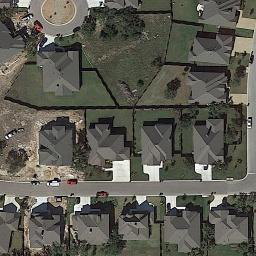
#> input picture agent/2.png, 256 x 256 px
$ python a.py
#> lines starting #> are read from the running program, lines starting #| are printed output that depends on the picture; after the words box and inside, x2 and y2 are one past the last pixel; in counts of white or black regions, pixels touching at a corner belong together
import os
import cv2
import numpy as np

# TODO CHANGE THIS TO NON HARD CODED FOR THE CHANGE ANALYSIS
DETECTIONS = [
    # Roads
    (29, 0, 90, 37, "road"),
    (0, 37, 256, 197, "road"),
    # Buildings
    (0, 0, 9, 5, "building"),
    (102, 0, 140, 9, "building"),
    (198, 0, 240, 27, "building"),
    (0, 21, 25, 63, "building"),
    (188, 34, 233, 65, "building"),
    (36, 50, 80, 95, "building"),
    (185, 71, 227, 103, "building"),
    (192, 118, 224, 163, "building"),
    (86, 122, 130, 164, "building"),
    (139, 122, 172, 164, "building"),
    (39, 124, 73, 166, "building"),
    (162, 208, 200, 251, "building"),
    (208, 208, 248, 243, "building"),
    (0, 209, 20, 253, "building"),
    (72, 210, 110, 244, "building"),
    (253, 211, 256, 221, "building"),
    (116, 212, 152, 240, "building"),
    (27, 214, 62, 248, "building"),
]

# Color palette (BGR format for OpenCV)
COLORS = {
    "road": (0, 255, 255),  # Yellow
    "building": (0, 0, 255),  # Red
}


def annotate_image(image_path, detections, output_path="annotated_changes.png"):
#> called with image_path = '2.png', output_path = 'annotated_changes.png'
    img = cv2.imread(image_path)
#> img is the input picture: shape (256, 256, 3); mean B, G, R 82, 91, 92.2
    if img is None:
        raise FileNotFoundError(f"Could not read image: {image_path}")

    h, w = img.shape[:2]
#> h = 256; w = 256
    annotated = img.copy()

    # Scale factors from 256x256 model resolution to actual image dimensions
    scale_x = w / 256.0
#> scale_x = 1
    scale_y = h / 256.0
#> scale_y = 1

    for x1, y1, x2, y2, label in detections:
        # Scale bounding box coordinates
        bx1 = int(round(x1 * scale_x))
        by1 = int(round(y1 * scale_y))
        bx2 = int(round(x2 * scale_x))
        by2 = int(round(y2 * scale_y))

        color = COLORS.get(label, (0, 255, 0))

        # Draw bounding box
        cv2.rectangle(annotated, (bx1, by1), (bx2, by2), color, thickness=2)

        # Draw label tag
        tag = label.capitalize()
        (tw, th), _ = cv2.getTextSize(tag, cv2.FONT_HERSHEY_SIMPLEX, 0.35, 1)
        tag_y1 = max(0, by1 - th - 4)
        tag_y2 = by1
        cv2.rectangle(annotated, (bx1, tag_y1), (bx1 + tw + 4, tag_y2), color, -1)
        cv2.putText(
            annotated,
            tag,
            (bx1 + 2, by1 - 2),
            cv2.FONT_HERSHEY_SIMPLEX,
            0.35,
            (0, 0, 0),
            thickness=1,
            lineType=cv2.LINE_AA,
        )
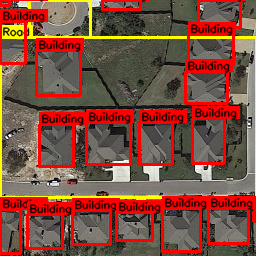
#> annotated: shape (256, 256, 3); mean B, G, R 63.7, 78.2, 125.8

    # Save individual annotated image
    cv2.imwrite(output_path, annotated)
    print(f"Saved annotated image to: {output_path}")
    return annotated


def create_side_by_side(
    img_a_path, img_b_path, detections, output_path="comparison.png"
):
#> called with img_a_path = '1.png', img_b_path = '2.png', output_path = 'comparison.png'
    img_a = cv2.imread(img_a_path)
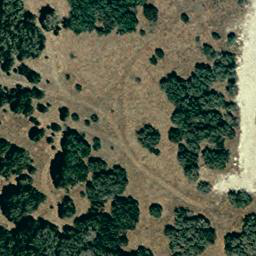
#> input picture agent/1.png, 256 x 256 px
#> img_a is the input picture: shape (256, 256, 3); mean B, G, R 70.3, 90.1, 84.3
    img_b = cv2.imread(img_b_path)

    if img_a is None or img_b is None:
        print(
            f"Warning: Could not create comparison because one of the images was not found."
        )
        return

    # Resize image A to match image B height if slightly different
    h_b, w_b = img_b.shape[:2]
#> h_b = 256; w_b = 256
    img_a = cv2.resize(img_a, (w_b, h_b))

    annotated_b = annotate_image(img_b_path, detections, output_path="annotated_b.png")
#> the loop in annotate_image (call 2), `for x1, y1, x2, y2, label in detections:` made 20 passes
#> (tw, tag_y1) on passes 1 to 12: (28, 0), (28, 25), (43, 0), (43, 0), (43, 0), (43, 9), (43, 22), (43, 38), (43, 59), (43, 106), (43, 110), (43, 110)

    # Add titles on top
    banner_height = 30
    banner_a = np.zeros((banner_height, w_b, 3), dtype=np.uint8)
    banner_b = np.zeros((banner_height, w_b, 3), dtype=np.uint8)

    cv2.putText(
        banner_a,
        "Pre-Phase (Before)",
        (10, 20),
        cv2.FONT_HERSHEY_SIMPLEX,
        0.5,
        (255, 255, 255),
        1,
    )
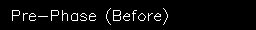
#> banner_a: shape (30, 256, 3); 4.5% white in thin lines or dots, all inside (x1, y1, x2, y2) = (12, 8, 168, 25)
    cv2.putText(
        banner_b,
        "Post-Phase + Changes",
        (10, 20),
        cv2.FONT_HERSHEY_SIMPLEX,
        0.5,
        (255, 255, 255),
        1,
    )
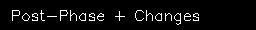
#> banner_b: shape (30, 256, 3); 5% white in thin lines or dots, all inside (x1, y1, x2, y2) = (12, 10, 199, 25)

    panel_a = np.vstack([banner_a, img_a])
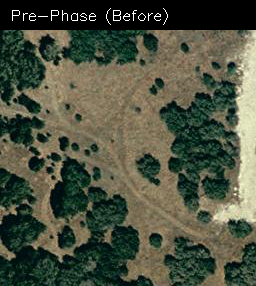
#> panel_a: shape (286, 256, 3); mean of channels 0, 1, 2 64.2, 81.8, 76.7; drawn as B, G, R
    panel_b = np.vstack([banner_b, annotated_b])
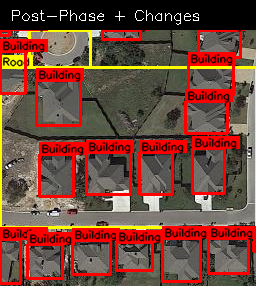
#> panel_b: shape (286, 256, 3); mean of channels 0, 1, 2 58.4, 71.4, 114; drawn as B, G, R

    combined = np.hstack([panel_a, panel_b])
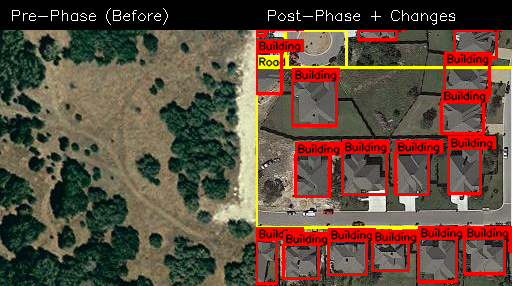
#> combined: shape (286, 512, 3); mean of channels 0, 1, 2 61.3, 76.6, 95.3; drawn as B, G, R
    cv2.imwrite(output_path, combined)
    print(f"Saved side-by-side comparison to: {output_path}")


if __name__ == "__main__":
    import argparse

    parser = argparse.ArgumentParser(description="Visualize Change-Agent detections")
    parser.add_argument(
        "--imgA", default="1.png", help="Path to pre-phase image (optional)"
    )
    parser.add_argument("--imgB", default="2.png", help="Path to post-phase image")
    parser.add_argument(
        "--output", default="annotated_changes.png", help="Path to output image"
    )
    args = parser.parse_args()

    # 1. Annotate post-phase image
    if os.path.exists(args.imgB):
        annotate_image(args.imgB, DETECTIONS, output_path=args.output)
    else:
        print(f"File not found: {args.imgB}")

    # 2. If both pre-phase and post-phase images are present, create comparison
    if os.path.exists(args.imgA) and os.path.exists(args.imgB):
        create_side_by_side(args.imgA, args.imgB, DETECTIONS)
